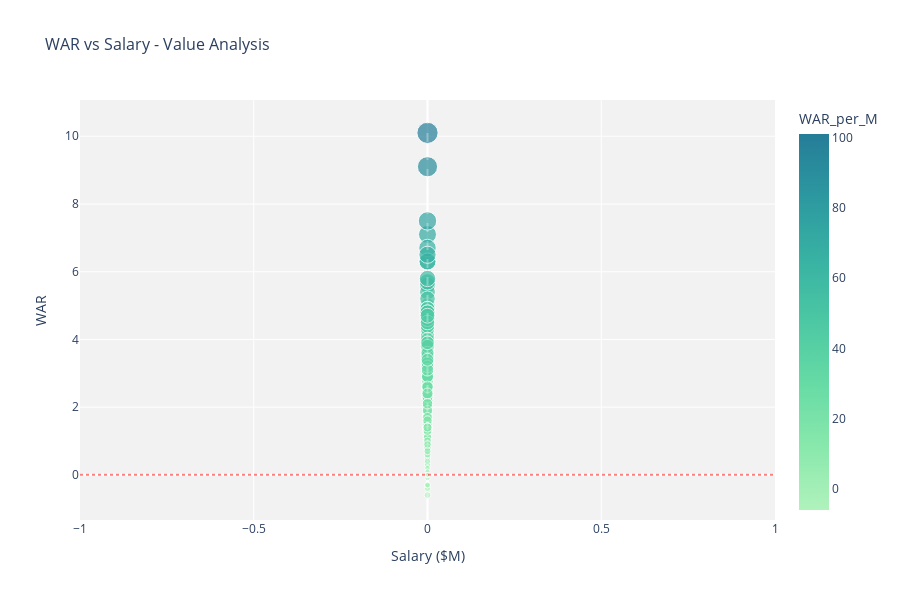

This figure's notebook cell:
### Code cell
# =============================================================================
# WAR VS SALARY ANALYSIS
# =============================================================================

print("="*60)
print("WAR vs SALARY ANALYSIS")
print("="*60)

if 'WAR' in df.columns and 'salary' in df.columns:
    # Calculate WAR per million
    df['WAR_per_M'] = df['WAR'] / (df['salary'] + 0.1)

    # Create a copy for visualization with non-negative size
    plot_df = df.copy()

    # For size, use absolute value or shift to non-negative
    # Option 1: Use absolute WAR (size by magnitude)
    plot_df['size_WAR'] = np.abs(plot_df['WAR']) + 0.5  # Add small offset to avoid zeros

    # Option 2: Use WAR_per_M for size (usually positive)
    # plot_df['size_WAR'] = np.abs(plot_df['WAR_per_M']) + 0.5

    print(f"📊 WAR range: {plot_df['WAR'].min():.2f} to {plot_df['WAR'].max():.2f}")
    print(f"📊 Size range: {plot_df['size_WAR'].min():.2f} to {plot_df['size_WAR'].max():.2f}")

    # Create scatter plot
    fig = px.scatter(
        plot_df,
        x='salary',
        y='WAR',
        hover_name='Name' if 'Name' in plot_df.columns else None,
        hover_data={
            'yearID': True if 'yearID' in plot_df.columns else False,
            'wOBA': ':.3f' if 'wOBA' in plot_df.columns else False,
            'BABIP': ':.3f' if 'BABIP' in plot_df.columns else False,
            'WAR': ':.2f',
            'WAR_per_M': ':.2f'
        },
        title='WAR vs Salary - Value Analysis',
        labels={'salary': 'Salary ($M)', 'WAR': 'WAR'},
        color='WAR_per_M',
        color_continuous_scale='Tealgrn',
        size='size_WAR',  # Use non-negative size column
        size_max=15
    )

    # Add quadrant lines (median lines)
    fig.add_hline(y=plot_df['WAR'].median(), line_dash="dash", line_color="white", opacity=0.3)
    fig.add_vline(x=plot_df['salary'].median(), line_dash="dash", line_color="white", opacity=0.3)

    # Add reference lines at y=0
    fig.add_hline(y=0, line_dash="dot", line_color="red", opacity=0.5)

    fig.update_layout(
        plot_bgcolor='rgba(0,0,0,0.05)',
        height=600,
        title_font_size=16
    )

    fig.show()

    # Top value players (WAR per million)
    print("\n💎 Top 10 Best Value Players (Highest WAR per $M):")
    top_value = plot_df.nlargest(10, 'WAR_per_M')

    # Select display columns dynamically
    display_cols = []
    for col in ['Name', 'teamID', 'yearID', 'WAR', 'salary', 'WAR_per_M']:
        if col in top_value.columns:
            display_cols.append(col)

    if display_cols:
        display(top_value[display_cols].round(3))

    # Players with negative WAR (underperformers)
    print("\n⚠️ Players with Negative WAR:")
    neg_war = plot_df[plot_df['WAR'] < 0].nlargest(10, 'WAR')  # Least negative first

    display_cols = []
    for col in ['Name', 'teamID', 'yearID', 'WAR', 'salary']:
        if col in neg_war.columns:
            display_cols.append(col)

    if display_cols and len(neg_war) > 0:
        display(neg_war[display_cols].head(10))

else:
    print("❌ WAR or salary columns not found")

### Figure 1 — Plotly figure (JSON) as saved in the notebook; plotly's stock layout.template omitted (floating-point values rounded to 4 significant figures; data arrays with more than 128 entries replaced by an {"elided": "..."} marker saying what was removed)
{"data": [{"customdata": {"elided": "452x4 float values"}, "hovertemplate": "<b>%{hovertext}</b><br><br>Salary ($M)=%{x}<br>WAR=%{y:.2f}<br>size_WAR=%{marker.size}<br>yearID=%{customdata[0]}<br>wOBA=%{customdata[1]:.3f}<br>BABIP=%{customdata[2]:.3f}<br>WAR_per_M=%{marker.color:.2f}<extra></extra>", "hovertext": {"elided": "452 str values"}, "legendgroup": "", "marker": {"color": {"elided": "452 float values"}, "coloraxis": "coloraxis", "size": {"elided": "452 float values"}, "sizemode": "area", "sizeref": 0.04711, "symbol": "circle"}, "mode": "markers", "name": "", "orientation": "v", "showlegend": false, "x": {"elided": "452 float values"}, "xaxis": "x", "y": {"elided": "452 float values"}, "yaxis": "y", "type": "scatter"}], "layout": {"xaxis": {"anchor": "y", "domain": [0.0, 1.0], "title": {"text": "Salary ($M)"}}, "yaxis": {"anchor": "x", "domain": [0.0, 1.0], "title": {"text": "WAR"}}, "coloraxis": {"colorbar": {"title": {"text": "WAR_per_M"}}, "colorscale": [[0.0, "rgb(176, 242, 188)"], [0.1667, "rgb(137, 232, 172)"], [0.3333, "rgb(103, 219, 165)"], [0.5, "rgb(76, 200, 163)"], [0.6667, "rgb(56, 178, 163)"], [0.8333, "rgb(44, 152, 160)"], [1.0, "rgb(37, 125, 152)"]]}, "legend": {"tracegroupgap": 0, "itemsizing": "constant"}, "title": {"text": "WAR vs Salary - Value Analysis", "font": {"size": 16}}, "shapes": [{"line": {"color": "white", "dash": "dash"}, "opacity": 0.3, "type": "line", "x0": 0, "x1": 1, "xref": "x domain", "y0": 0.0, "y1": 0.0, "yref": "y"}, {"line": {"color": "white", "dash": "dash"}, "opacity": 0.3, "type": "line", "x0": 0.0, "x1": 0.0, "xref": "x", "y0": 0, "y1": 1, "yref": "y domain"}, {"line": {"color": "red", "dash": "dot"}, "opacity": 0.5, "type": "line", "x0": 0, "x1": 1, "xref": "x domain", "y0": 0, "y1": 0, "yref": "y"}], "plot_bgcolor": "rgba(0,0,0,0.05)", "height": 600}}
